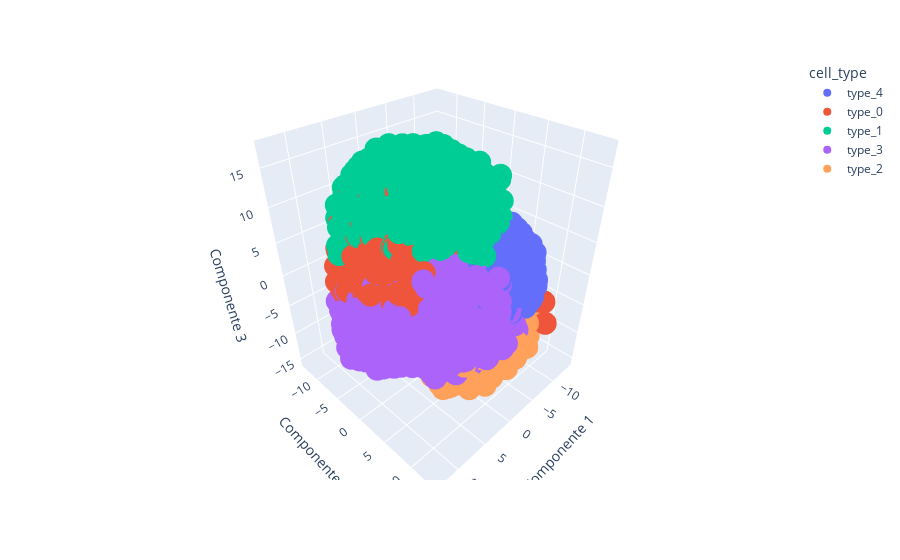

Source (notebook cell):
### Code cell
px.scatter_3d(df_results_3d,x='Componente 1', y='Componente 2', z='Componente 3', color='cell_type')

### Figure 1 — Plotly figure (JSON) as saved in the notebook; plotly's stock layout.template omitted (floating-point values rounded to 4 significant figures; data arrays with more than 128 entries replaced by an {"elided": "..."} marker saying what was removed)
{"data": [{"hovertemplate": "cell_type=type_4<br>Componente 1=%{x}<br>Componente 2=%{y}<br>Componente 3=%{z}<extra></extra>", "legendgroup": "type_4", "marker": {"color": "#636efa", "symbol": "circle"}, "mode": "markers", "name": "type_4", "scene": "scene", "showlegend": true, "type": "scatter3d", "x": {"elided": "11613 float values"}, "y": {"elided": "11613 float values"}, "z": {"elided": "11613 float values"}}, {"hovertemplate": "cell_type=type_0<br>Componente 1=%{x}<br>Componente 2=%{y}<br>Componente 3=%{z}<extra></extra>", "legendgroup": "type_0", "marker": {"color": "#EF553B", "symbol": "circle"}, "mode": "markers", "name": "type_0", "scene": "scene", "showlegend": true, "type": "scatter3d", "x": {"elided": "11858 float values"}, "y": {"elided": "11858 float values"}, "z": {"elided": "11858 float values"}}, {"hovertemplate": "cell_type=type_1<br>Componente 1=%{x}<br>Componente 2=%{y}<br>Componente 3=%{z}<extra></extra>", "legendgroup": "type_1", "marker": {"color": "#00cc96", "symbol": "circle"}, "mode": "markers", "name": "type_1", "scene": "scene", "showlegend": true, "type": "scatter3d", "x": {"elided": "11760 float values"}, "y": {"elided": "11760 float values"}, "z": {"elided": "11760 float values"}}, {"hovertemplate": "cell_type=type_3<br>Componente 1=%{x}<br>Componente 2=%{y}<br>Componente 3=%{z}<extra></extra>", "legendgroup": "type_3", "marker": {"color": "#ab63fa", "symbol": "circle"}, "mode": "markers", "name": "type_3", "scene": "scene", "showlegend": true, "type": "scatter3d", "x": {"elided": "11711 float values"}, "y": {"elided": "11711 float values"}, "z": {"elided": "11711 float values"}}, {"hovertemplate": "cell_type=type_2<br>Componente 1=%{x}<br>Componente 2=%{y}<br>Componente 3=%{z}<extra></extra>", "legendgroup": "type_2", "marker": {"color": "#FFA15A", "symbol": "circle"}, "mode": "markers", "name": "type_2", "scene": "scene", "showlegend": true, "type": "scatter3d", "x": {"elided": "11858 float values"}, "y": {"elided": "11858 float values"}, "z": {"elided": "11858 float values"}}], "layout": {"legend": {"title": {"text": "cell_type"}, "tracegroupgap": 0}, "margin": {"t": 60}, "scene": {"domain": {"x": [0, 1], "y": [0, 1]}, "xaxis": {"title": {"text": "Componente 1"}}, "yaxis": {"title": {"text": "Componente 2"}}, "zaxis": {"title": {"text": "Componente 3"}}}}}
